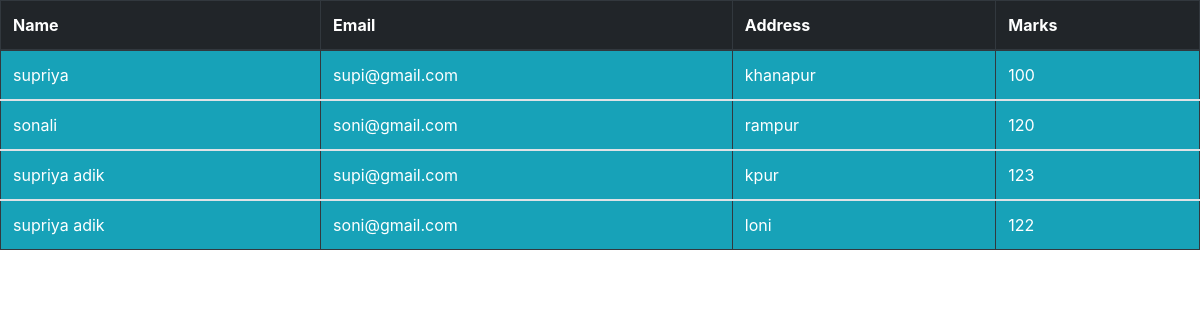
Page /list on the committed database.
### ModelApp/models.py (models this page shows)
class Student(models.Model) :
    name=models.CharField(max_length=40)
    marks=models.IntegerField()
    email=models.EmailField()
    address=models.CharField(max_length=20)

### ModelApp/views.py (the view)
# urls.py: path('list',views.list_view)
def list_view(request) :
    list_obj=Student.objects.all()
    return render(request,'ModelApp/list.html',{'list_obj':list_obj})

### templates/ModelApp/list.html (shortened to what this page needs)
<!DOCTYPE html>
<html lang="en">
<head>
     <link rel="stylesheet" href="https://maxcdn.bootstrapcdn.com/bootstrap/4.0.0/css/bootstrap.min.css">
</head>
<body>
<form method="post" class="form-group">
  <table class="table table-bordered border-striped table-dark">
            <thead>
                <tr>
                <th> Name</th>
                <th> Email</th>
                <th> Address</th>
                <th> Marks</th>
                 </tr>
            </thead>
       {%for data in list_obj%}
            <tbody class="bg-info">
              <tr>
                  <td>{{data.name}}</td>
                  <td>{{data.email}}</td>
                  <td>{{data.address}}</td>
                  <td>{{data.marks}}</td>
              </tr>
            </tbody>
    {%endfor%}
        </table>
</form>
</body>
</html>

### rows in the picture
Student: name "supriya", email "supi@gmail.com", address "khanapur", marks "100"
Student: name "sonali", email "soni@gmail.com", address "rampur", marks "120"
Student: name "supriya adik", email "supi@gmail.com", address "kpur", marks "123"
Student: name "supriya adik", email "soni@gmail.com", address "loni", marks "122"
